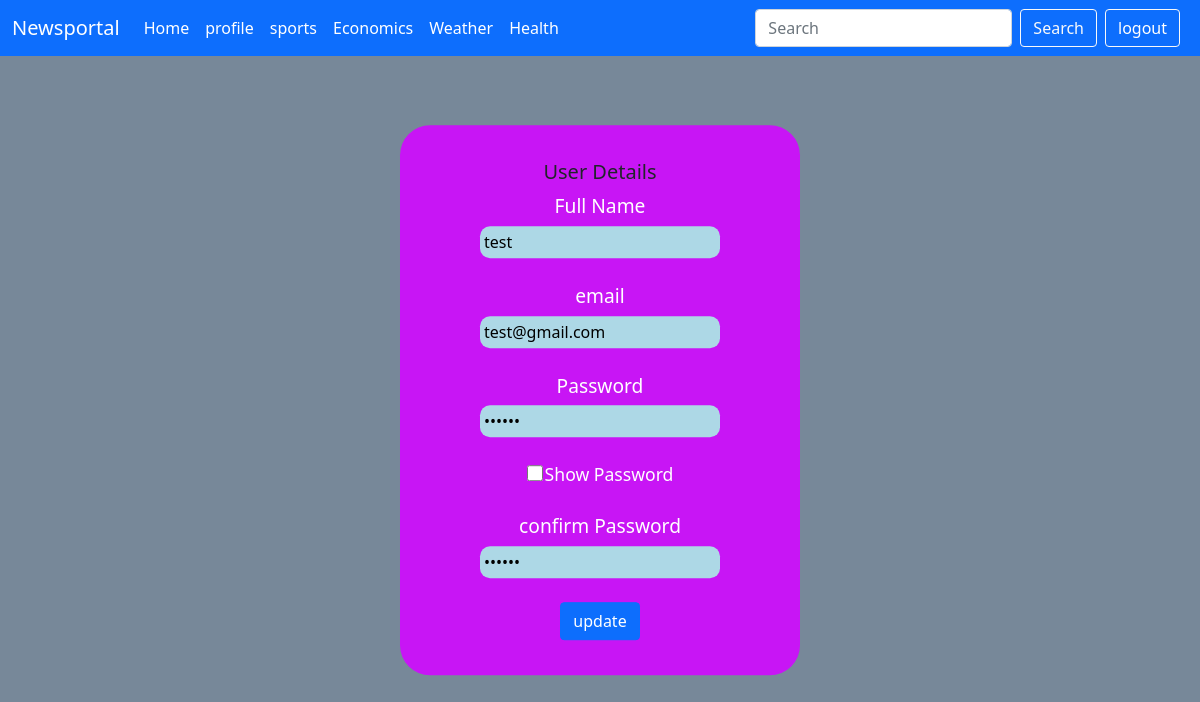
The app's page /user/profile.php (signed in) with its own data.
### tables this page shows
CREATE TABLE `category` (
  `cat_id` int(11) NOT NULL,
  `name` varchar(50) NOT NULL,
  `description` varchar(100) NOT NULL,
  `slug` varchar(50) NOT NULL
);

CREATE TABLE `user` (
  `uid` int(11) NOT NULL,
  `name` varchar(100) NOT NULL,
  `emails` varchar(100) NOT NULL,
  `password` varchar(100) NOT NULL,
  `confirm` varchar(200) NOT NULL
);

### user/profile.php (the view, shortened to what this page needs)
<?php include('phpFile/conn.php');
?>
<!DOCTYPE html>
<html lang="en">
<head>
    <link rel="stylesheet" href="ccs/profile.css">
    <link rel="stylesheet" href="css/bootstrap.css">
    <link rel="stylesheet" href="https://cdnjs.cloudflare.com/ajax/libs/font-awesome/4.7.0/css/font-awesome.min.css">
    <link rel="stylesheet" href="https://use.fontawesome.com/releases/v5.8.1/css/all.css">
</head>
<body>
<nav class="navbar navbar-expand-lg bg-primary ">
  <div class="container-fluid" >
    <a class="navbar-brand text-white" href="index.php">Newsportal</a>
    <div class="collapse navbar-collapse" id="navbarSupportedContent">
      <ul class="navbar-nav me-auto mb-2 mb-lg-0 text-light">
        <li class="nav-item">
          <a class="nav-link active text-white" aria-current="page" href="index.php">Home</a>
        </li>
      <?php  if(isset($_SESSION['users'])){?>
        <li class="nav-item">
          <a class="nav-link active text-white" aria-current="page" href="./profile.php">profile</a>
        </li>
        <?php
        }
        ?>
        <?php
              $navbarCategory="SELECT * FROM category";
              $navbarCategory_run=mysqli_query($conn,$navbarCategory);
              if(mysqli_num_rows($navbarCategory_run)>0){
                foreach($navbarCategory_run as $navItems){
        ?>
         <li class="nav-item">
          <a class="nav-link text-white" href=" category.php?title=<?= $navItems['slug'];?>"><?=$navItems['name']?></a>
        </li>
        <?php
          }
          }
        ?>
      </ul>
      <form class="d-flex" role="search">
        <input class="form-control me-2" type="search" placeholder="Search" aria-label="Search">
        <button class="btn border-light text-light" type="submit">Search</button>
      </form>
      <?php if(isset($_SESSION['users'])):?>
      <form class="d-flex me-2" method="post" action="logout.php">
      <input type="submit" class="btn border-light bg-primary text-white ms-2" value="logout">
      </form>
    <?php else:?> <form class="d-flex me-2" method="post" action="login.php">
      <input type="submit" class="btn border-light bg-primary text-white ms-2" value="login">
      </form>
      <?php endif; ?>
    </div>
  </div>
</nav>
          <form method="POST" action="phpFile/update.php" class="profile_form">
          <h5 class="card-title">User Details</h5>
              <?php
                 $conn=mysqli_connect('localhost','root','','project');
                      $id=$_SESSION['users'] ;
                      $sql= "SELECT * FROM user WHERE emails='".$id."'" ;
                        $result= $conn->query($sql);
                            while($row=$result->fetch_assoc())
                            {
                              echo '<lable>Full Name</lable> <br>';
                              echo '<input type="text" name="name" value='.$row['name'].'>';
                              echo '<br><br>';
                              echo '<lable>email</lable> <br>';
                              echo '<input type="text" name="email" value='.$row['emails'].'>';
                              echo '<br><br>';
                              echo '<lable>Password</lable> <br>';
                              echo '<input type="password"id="pass" name="password" value='.$row['password'].'>';
                              echo '<br><br>';
                              echo '<input type="checkbox" onclick="myFunction()"><label>Show Password</label>';
                              echo '<br><br>';
                              echo '<lable>confirm Password</lable> <br>';
                              echo '<input type="password" name="confirm" value='.$row['confirm'].'>';
                              echo '<br><br>';
                              echo '<button type="submit" name="submit" class="btn btn-primary">update </button>';
                             }
                ?>
            </form>
</body>
</html>

### user/ccs/profile.css (style rules this page uses)
.profile_form { position:absolute; left: 50%; top: 50%; transform: translate(-50%, -50%); border-radius: 30px; padding:35px; background-color: rgb(200, 21, 245); width:50vh; text-align: center; }
input[type="text"] { margin-top:5px; padding:4px; border:none; outline: none; width:30vh; border-radius: 10px; background-color: lightblue; }
input[type="password"] { margin-top:5px; padding:4px; border:none; outline: none; width:30vh; border-radius: 10px; background-color: lightblue; }
lable { font-size: 1.2rem; color:#fff; }
label { font-size: 1.1rem; color:#fff; margin-left:2px; }
input[type="checkbox"] { width:1rem; height: 1rem; }

### user/profile.php (style rules this page uses)
body { background-color: lightslategray; }

### records on screen
category: name "sports"
category: name "Economics"
category: name "Weather"
category: name "Health"
user: name "test", email "test@gmail.com"
